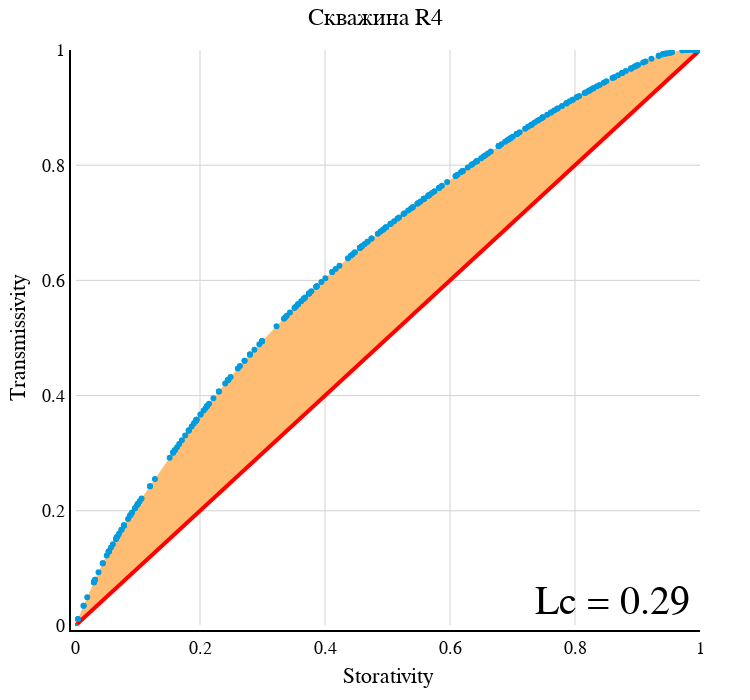

Source (notebook cell):
### Code cell
Well['Мощность'] = Well['DEPTH']
for i in range(len(Well)):
    Well.loc[i, 'Мощность'] = Well.loc[i+1,'DEPTH'] - Well.loc[i,'DEPTH']
    if i == len(Well)-2 :
        Well.loc[len(Well)-1, 'Мощность'] = 0
        break
Well = Well.drop(len(Well)-1, axis=0)
Well['phi * h'] = Well['DEPTH']
for i in range(len(Well)):
    Well.loc[i, 'phi * h'] = Well.loc[i,'Por'] * Well.loc[i,'Мощность']

Well['k * h'] = Well['DEPTH']
for i in range(len(Well)):
    Well.loc[i, 'k * h'] = Well.loc[i,'PERMX'] * Well.loc[i,'Мощность']

Well['k / h'] = Well['DEPTH']
for i in range(len(Well)):
    Well.loc[i, 'k / h'] = Well.loc[i,'PERMX'] / Well.loc[i,'Por']

Well = Well.sort_values(by=['k / h'], ascending=False)

df = Well.copy()
# df = df.drop()
df = Well.reset_index().drop(['index'], axis=1)

df['phi * h Norm'] = df['DEPTH']
for i in range(len(df)):
    df.loc[i, 'phi * h Norm'] = sum(df.loc[0:i, 'phi * h'])/sum(df.loc[:, 'phi * h'])

df['k * h Norm'] = df['DEPTH']
for i in range(len(df)):
    df.loc[i, 'k * h Norm'] = sum(df.loc[0:i, 'k * h'])/sum(df.loc[:, 'k * h'])
df['phi * h Norm 2'] = df['DEPTH']
for i in range(len(df)):
    df.loc[i, 'phi * h Norm 2'] = (df.loc[i, 'phi * h Norm']-min(df.loc[:, 'phi * h Norm']))/(max(df.loc[:, 'phi * h Norm'])-min(df.loc[:, 'phi * h Norm']))

df['k * h Norm 2'] = df['DEPTH']
for i in range(len(df)):
    df.loc[i, 'k * h Norm 2'] = (df.loc[i, 'k * h Norm']-min(df.loc[:, 'k * h Norm']))/(max(df.loc[:, 'k * h Norm'])-min(df.loc[:, 'k * h Norm']))

s = 0
for j in range(len(df)):
    if j == 0:
        continue
    s += (df.loc[j, 'k * h Norm 2'] * (df.loc[j, 'phi * h Norm 2']-df.loc[j-1, 'phi * h Norm 2']))
s = (s-0.5)/0.5

x1= np.array([0,1])
y1= np.array([0,1])

fig = go.Figure()
fig.add_trace(go.Scatter(x=x1,y=y1, mode='lines', line_width = 4, line_color = 'red'))
fig.add_trace(go.Scatter(x=df.iloc[:,9],y=df.iloc[:,10], mode='markers', marker=dict(color='LightSkyBlue', size=3, 
                                                                                     line=dict(color='RGB(0,156,222)', width=3)), 
                                                                                     fill = 'tonexty', fillcolor=  '#FFBD73'))
fig.update_xaxes(title_text="Storativity", titlefont=dict(family="arial",size=22,color="black"))
fig.update_yaxes(title_text="Transmissivity", titlefont=dict(family="arial",size=22,color="black"))
fig.update_layout(autosize=False,width=750,height=700,margin=dict(l=50,r=50,b=50,t=50,pad=4),paper_bgcolor="White", plot_bgcolor = "White")
fig.update_xaxes(showline=True, linewidth=2, linecolor='black', gridcolor='lightgray',tickfont=dict(family='Arial', color='black', size=18))
fig.update_yaxes(showline=True, linewidth=2, linecolor='black', gridcolor='lightgray',tickfont=dict(family='Arial', color='black', size=18))
fig.update_layout(title = 'Скважина R4', titlefont=dict(family='arial',size=24,color="black"), title_x = 0.5)
fig.update_yaxes(range = [0,1])
fig.update_xaxes(range = [0,1])
fig.update_layout(showlegend=False)
fig.add_annotation(x=0.86, y=0.05, text=f"Lc = {round(s, 2)}", font=dict(family='arial',size=40,color="black"), arrowwidth=4, arrowcolor='black',
                showarrow=True, xanchor='center',yanchor='top', ax = 0, ay = -17, arrowhead=0)
fig.show()

### Figure 1 — Plotly figure (JSON) as saved in the notebook; plotly's stock layout.template omitted (floating-point values rounded to 4 significant figures; data arrays with more than 128 entries replaced by an {"elided": "..."} marker saying what was removed)
{"data": [{"line": {"color": "red", "width": 4}, "mode": "lines", "type": "scatter", "x": [0, 1], "y": [0, 1]}, {"fill": "tonexty", "fillcolor": "#FFBD73", "marker": {"color": "LightSkyBlue", "line": {"color": "RGB(0,156,222)", "width": 3}, "size": 3}, "mode": "markers", "type": "scatter", "x": {"elided": "299 float values"}, "y": {"elided": "299 float values"}}], "layout": {"annotations": [{"arrowcolor": "black", "arrowhead": 0, "arrowwidth": 4, "ax": 0, "ay": -17, "font": {"color": "black", "family": "arial", "size": 40}, "showarrow": true, "text": "Lc = 0.29", "x": 0.86, "xanchor": "center", "y": 0.05, "yanchor": "top"}], "autosize": false, "height": 700, "margin": {"b": 50, "l": 50, "pad": 4, "r": 50, "t": 50}, "paper_bgcolor": "White", "plot_bgcolor": "White", "showlegend": false, "title": {"font": {"color": "black", "family": "arial", "size": 24}, "text": "Скважина R4", "x": 0.5}, "width": 750, "xaxis": {"gridcolor": "lightgray", "linecolor": "black", "linewidth": 2, "range": [0, 1], "showline": true, "tickfont": {"color": "black", "family": "Arial", "size": 18}, "title": {"font": {"color": "black", "family": "arial", "size": 22}, "text": "Storativity"}}, "yaxis": {"gridcolor": "lightgray", "linecolor": "black", "linewidth": 2, "range": [0, 1], "showline": true, "tickfont": {"color": "black", "family": "Arial", "size": 18}, "title": {"font": {"color": "black", "family": "arial", "size": 22}, "text": "Transmissivity"}}}}
